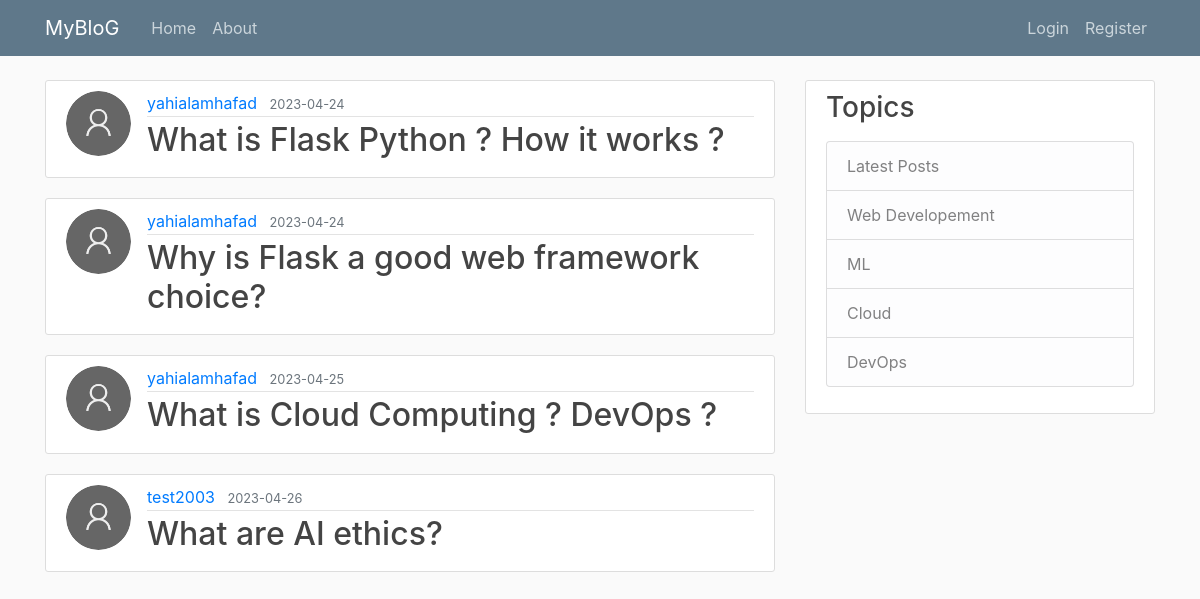
The page /home on the database its author committed.
### flaskblog/models.py (models this page shows, shortened)
class Post(db.Model):
    id = db.Column(db.Integer, primary_key=True)
    title = db.Column(db.String(100), nullable=False)
    date_posted = db.Column(db.DateTime, nullable=False, default=datetime.utcnow)
    content = db.Column(db.Text, nullable=False)
    user_id = db.Column(db.Integer, db.ForeignKey('user.id'), nullable=False)

class User(db.Model, UserMixin):
    id = db.Column(db.Integer, primary_key=True)
    username = db.Column(db.String(20), unique=True, nullable=False)
    email = db.Column(db.String(120), unique=True, nullable=False)
    image_file = db.Column(db.String(20), nullable=False, default='default.jpg')
    password = db.Column(db.String(60), nullable=False)
    posts = db.relationship('Post', backref='author', lazy=True)

### flaskblog/routes.py (the view)
@app.route("/")
@app.route("/home")
def home():
    posts = Post.query.all()
    return render_template('home.html', posts=posts, title='Home')

### flaskblog/templates/home.html
{% extends "layout.html" %}
{% block content %}
    {% for post in posts %}
        <article class="media content-section">
          <img src="{{ url_for('static', filename = 'profile_pics/'+ post.author.image_file) }}" alt="profile-pic" class="rounded-circle article-img">
          <div class="media-body">
            <div class="article-metadata">
              <a class="mr-2" href="#">{{ post.author.username }}</a>
              <small class="text-muted">{{ post.date_posted.strftime('%Y-%m-%d') }}</small>
            </div>
            <h2><a class="article-title" href="{{ url_for('post',post_id = post.id) }}">{{ post.title }}</a></h2>
          </div>
        </article>
    {% endfor %}
{% endblock content %}

### flaskblog/templates/layout.html (shortened to what this page needs)
<!DOCTYPE html>
<html>
<head>
    <link rel="stylesheet" href="https://maxcdn.bootstrapcdn.com/bootstrap/4.0.0/css/bootstrap.min.css">
    <link rel="stylesheet" type="text/css" href="{{ url_for('static', filename='main.css') }}">
</head>
<body>
    <header class="site-header">
      <nav class="navbar navbar-expand-md navbar-dark bg-steel fixed-top">
        <div class="container">
          <a class="navbar-brand mr-4" href="/">MyBloG</a>
          <div class="collapse navbar-collapse" id="navbarToggle">
            <div class="navbar-nav mr-auto">
              <a class="nav-item nav-link" href="{{ url_for('home') }}">Home</a>
              <a class="nav-item nav-link" href="{{ url_for('about') }}">About</a>
            </div>
            <div class="navbar-nav">
              {% if current_user.is_authenticated %}
                <a class="nav-item nav-link" href="{{ url_for('new_post') }}">New Post</a>
                <a class="nav-item nav-link" href="{{ url_for('account') }}">Account</a>
                <a class="nav-item nav-link" href="{{ url_for('logout') }}">Logout</a>
              {% else %}
                <a class="nav-item nav-link" href="{{ url_for('login') }}">Login</a>
                <a class="nav-item nav-link" href="{{ url_for('register') }}">Register</a>
              {% endif %}
            </div>
          </div>
        </div>
      </nav>
    </header>
    <main role="main" class="container">
      <div class="row">
        <div class="col-md-8">
          {% block content %}{% endblock %}
        </div>
        <div class="col-md-4">
          <div class="content-section">
            <h3>Topics</h3>
            <p class='text-muted'>
              <ul class="list-group">
                <li class="list-group-item list-group-item-light">Latest Posts</li>
                <li class="list-group-item list-group-item-light">Web Developement</li>
                <li class="list-group-item list-group-item-light">ML</li>
                <li class="list-group-item list-group-item-light">Cloud</li>
                <li class="list-group-item list-group-item-light">DevOps</li>
              </ul>
            </p>
          </div>
        </div>
      </div>
    </main>
</body>
</html>

### flaskblog/static/main.css (style rules this page uses)
body { background: #fafafa; color: #333333; margin-top: 5rem; }
h1, h2, h3, h4, h5, h6 { color: #444444; }
.bg-steel { background-color: #5f788a; }
.site-header .navbar-nav .nav-link { color: #cbd5db; }
.content-section { background: #ffffff; padding: 10px 20px; border: 1px solid #dddddd; border-radius: 3px; margin-bottom: 20px; }
.article-title { color: #444444; }
.article-img { height: 65px; width: 65px; margin-right: 16px; }
.article-metadata { padding-bottom: 1px; margin-bottom: 4px; border-bottom: 1px solid #e3e3e3 }

### rows shown on the page
Post: image_file (placeholder picture), author.username "yahialamhafad", date_posted "2023-04-24", title "What is Flask Python ? How it works ?"
Post: image_file (placeholder picture), author.username "yahialamhafad", date_posted "2023-04-24", title "Why is Flask a good web framework choice?"
Post: image_file (placeholder picture), author.username "yahialamhafad", date_posted "2023-04-25", title "What is Cloud Computing ? DevOps ?"
Post: image_file (placeholder picture), author.username "test2003", date_posted "2023-04-26", title "What are AI ethics?"
